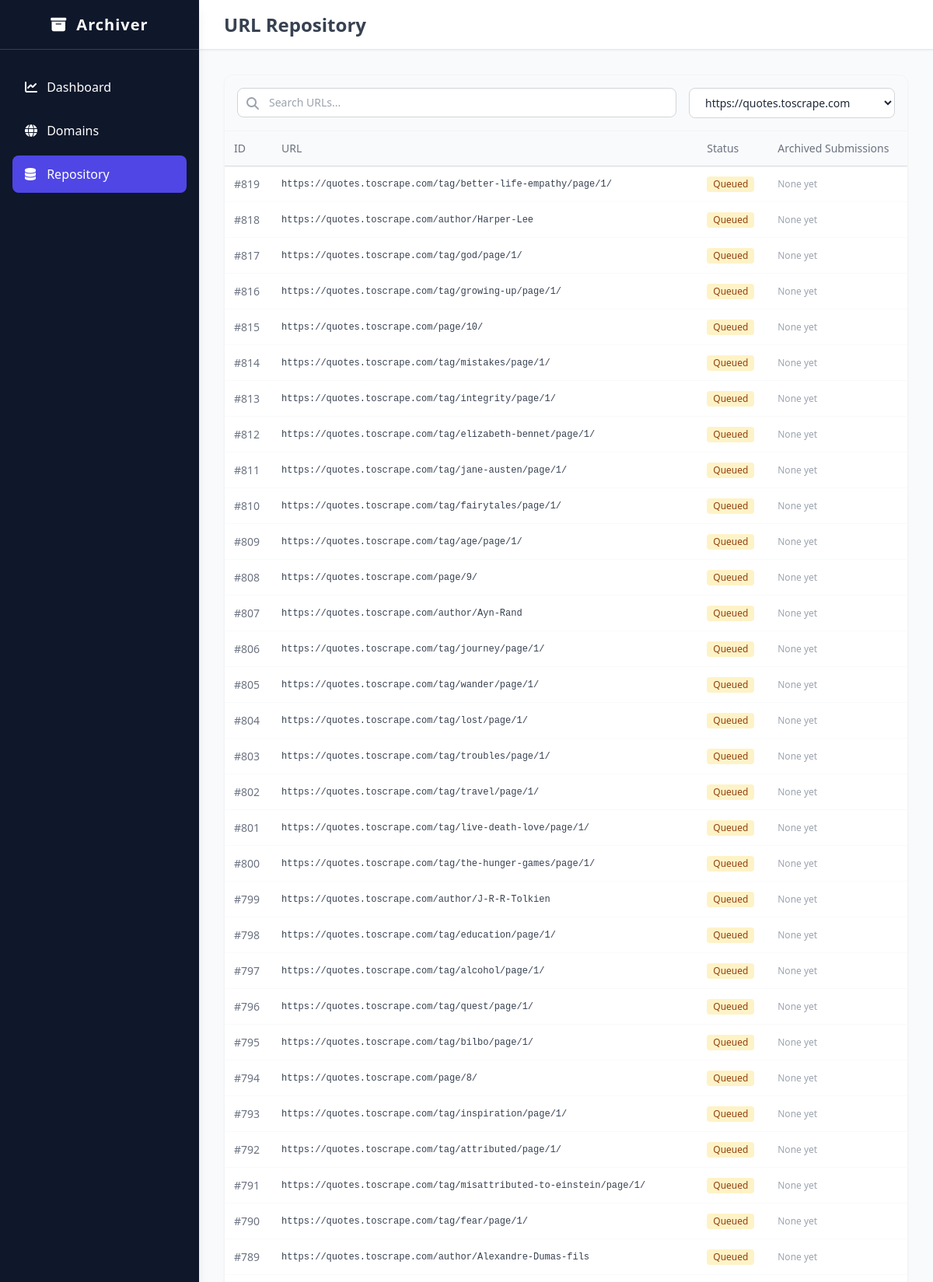
The app's page /repository?domain_id=3 (upper part) with its own data.
### app/models.py (models this page shows)
class URLItem(Base):
    __tablename__ = "urls"
    id = Column(Integer, primary_key=True, index=True)
    domain_id = Column(Integer, ForeignKey("domains.id"))
    original_url = Column(String)
    normalized_url = Column(String, unique=True, index=True)
    discovery_source = Column(String) # e.g. "HTML link", "Sitemap"
    discovery_timestamp = Column(DateTime, default=datetime.datetime.utcnow)
    status = Column(String, default="Queued") # Queued, Processing, Submitted, Failed, Skipped
    domain = relationship("Domain", back_populates="urls")
    submissions = relationship("ArchiveSubmission", back_populates="url_item")

### app/main.py (the view)
@app.get("/repository", response_class=HTMLResponse)
async def repository_page(request: Request, q: str = "", domain_id: int = 0, db: Session = Depends(database.get_db)):
    query = db.query(models.URLItem)
    if q:
        query = query.filter(models.URLItem.normalized_url.contains(q))
    if domain_id:
        query = query.filter(models.URLItem.domain_id == domain_id)
    urls = query.order_by(models.URLItem.id.desc()).limit(100).all()
    domains = db.query(models.Domain).all()
    if "hx-request" in request.headers:
        return templates.TemplateResponse("partials/repository_rows.html", {"request": request, "urls": urls})
    return templates.TemplateResponse("repository.html", {"request": request, "urls": urls, "domains": domains, "q": q, "domain_id": domain_id})

### app/templates/repository.html (shortened to what this page needs)
{% extends "base.html" %}
{% block header_title %}URL Repository{% endblock %}
{% block content %}
<div class="bg-white rounded-xl shadow-sm border border-gray-100 overflow-hidden flex flex-col h-[calc(100vh-10rem)]">
    <div class="p-4 border-b border-gray-100 bg-gray-50 flex gap-4">
        <div class="flex-1 relative">
            <i class="fa-solid fa-search absolute left-3 top-3 text-gray-400"></i>
            <input type="text" name="q" placeholder="Search URLs..." value="{{ q }}"
                hx-get="/repository" hx-target="#repo-tbody" hx-trigger="keyup changed delay:500ms"
                hx-include="[name='domain_id']"
                class="w-full pl-10 pr-4 py-2 border border-gray-300 rounded-lg focus:outline-none focus:ring-2 focus:ring-indigo-500 text-sm">
        </div>
        <select name="domain_id"
            hx-get="/repository" hx-target="#repo-tbody"
            hx-include="[name='q']"
            class="px-4 py-2 border border-gray-300 rounded-lg focus:outline-none focus:ring-2 focus:ring-indigo-500 text-sm bg-white">
            {% for d in domains %}
                <option value="{{ d.id }}" {% if d.id == domain_id|int %}selected{% endif %}>{{ d.url }}</option>
            {% endfor %}
        </select>
    </div>
    <div class="overflow-auto flex-1">
        <table class="w-full text-left border-collapse text-sm">
            <thead class="sticky top-0 bg-gray-50 border-b border-gray-200 shadow-sm z-10">
                <tr class="text-gray-500">
                    <th class="p-3 font-medium whitespace-nowrap">ID</th>
                    <th class="p-3 font-medium">URL</th>
                    <th class="p-3 font-medium">Status</th>
                    <th class="p-3 font-medium">Archived Submissions</th>
                </tr>
            </thead>
            <tbody id="repo-tbody">
                {% include "partials/repository_rows.html" %}
            </tbody>
        </table>
    </div>
</div>
{% endblock %}

### app/templates/partials/repository_rows.html
{% for url in urls %}
<tr class="border-b border-gray-50 hover:bg-gray-50 transition">
    <td class="p-3 text-gray-500 whitespace-nowrap">#{{ url.id }}</td>
    <td class="p-3 font-mono text-xs text-gray-700 break-all max-w-lg">
        <a href="{{ url.normalized_url }}" target="_blank" class="hover:text-indigo-600 hover:underline">
            {{ url.normalized_url }}
        </a>
    </td>
    <td class="p-3 whitespace-nowrap">
        {% if url.status == 'Queued' %}
            <span class="inline-flex items-center px-2 py-0.5 rounded text-xs font-medium bg-amber-100 text-amber-800">Queued</span>
        {% elif url.status == 'Processing' %}
            <span class="inline-flex items-center px-2 py-0.5 rounded text-xs font-medium bg-blue-100 text-blue-800">Processing</span>
        {% elif url.status == 'Submitted' %}
            <span class="inline-flex items-center px-2 py-0.5 rounded text-xs font-medium bg-emerald-100 text-emerald-800">Submitted</span>
        {% elif url.status == 'Failed' %}
            <span class="inline-flex items-center px-2 py-0.5 rounded text-xs font-medium bg-red-100 text-red-800">Failed</span>
        {% else %}
            <span class="inline-flex items-center px-2 py-0.5 rounded text-xs font-medium bg-gray-100 text-gray-800">{{ url.status }}</span>
        {% endif %}
    </td>
    <td class="p-3 text-xs">
        {% if url.submissions %}
            <div class="space-y-1">
            {% for sub in url.submissions %}
                {% if sub.status == 'Success' %}
                    <a href="{{ sub.archive_url }}" target="_blank" class="text-emerald-600 hover:underline flex items-center gap-1">
                        <i class="fa-solid fa-arrow-up-right-from-square text-[10px]"></i> {{ sub.service }}
                    </a>
                {% else %}
                    <span class="text-red-500" title="{{ sub.error_message }}">{{ sub.service }} (Failed)</span>
                {% endif %}
            {% endfor %}
            </div>
        {% else %}
            <span class="text-gray-400">None yet</span>
        {% endif %}
    </td>
</tr>
{% else %}
<tr>
    <td colspan="4" class="p-8 text-center text-gray-500">
        No URLs found matching your criteria.
    </td>
</tr>
{% endfor %}

### records on screen
URLItem: id "819", normalized_url "https://quotes.toscrape.com/tag/better-life-empathy/page/1/", status "Queued", shows "None yet"
URLItem: id "818", normalized_url "https://quotes.toscrape.com/author/Harper-Lee", status "Queued", shows "None yet"
URLItem: id "817", normalized_url "https://quotes.toscrape.com/tag/god/page/1/", status "Queued", shows "None yet"
URLItem: id "816", normalized_url "https://quotes.toscrape.com/tag/growing-up/page/1/", status "Queued", shows "None yet"
URLItem: id "815", normalized_url "https://quotes.toscrape.com/page/10/", status "Queued", shows "None yet"
URLItem: id "814", normalized_url "https://quotes.toscrape.com/tag/mistakes/page/1/", status "Queued", shows "None yet"
URLItem: id "813", normalized_url "https://quotes.toscrape.com/tag/integrity/page/1/", status "Queued", shows "None yet"
URLItem: id "812", normalized_url "https://quotes.toscrape.com/tag/elizabeth-bennet/page/1/", status "Queued", shows "None yet"
URLItem: id "811", normalized_url "https://quotes.toscrape.com/tag/jane-austen/page/1/", status "Queued", shows "None yet"
URLItem: id "810", normalized_url "https://quotes.toscrape.com/tag/fairytales/page/1/", status "Queued", shows "None yet"
URLItem: id "809", normalized_url "https://quotes.toscrape.com/tag/age/page/1/", status "Queued", shows "None yet"
URLItem: id "808", normalized_url "https://quotes.toscrape.com/page/9/", status "Queued", shows "None yet"
URLItem: id "807", normalized_url "https://quotes.toscrape.com/author/Ayn-Rand", status "Queued", shows "None yet"
URLItem: id "806", normalized_url "https://quotes.toscrape.com/tag/journey/page/1/", status "Queued", shows "None yet"
URLItem: id "805", normalized_url "https://quotes.toscrape.com/tag/wander/page/1/", status "Queued", shows "None yet"
URLItem: id "804", normalized_url "https://quotes.toscrape.com/tag/lost/page/1/", status "Queued", shows "None yet"
URLItem: id "803", normalized_url "https://quotes.toscrape.com/tag/troubles/page/1/", status "Queued", shows "None yet"
URLItem: id "802", normalized_url "https://quotes.toscrape.com/tag/travel/page/1/", status "Queued", shows "None yet"
URLItem: id "801", normalized_url "https://quotes.toscrape.com/tag/live-death-love/page/1/", status "Queued", shows "None yet"
URLItem: id "800", normalized_url "https://quotes.toscrape.com/tag/the-hunger-games/page/1/", status "Queued", shows "None yet"
URLItem: id "799", normalized_url "https://quotes.toscrape.com/author/J-R-R-Tolkien", status "Queued", shows "None yet"
URLItem: id "798", normalized_url "https://quotes.toscrape.com/tag/education/page/1/", status "Queued", shows "None yet"
URLItem: id "797", normalized_url "https://quotes.toscrape.com/tag/alcohol/page/1/", status "Queued", shows "None yet"
URLItem: id "796", normalized_url "https://quotes.toscrape.com/tag/quest/page/1/", status "Queued", shows "None yet"
URLItem: id "795", normalized_url "https://quotes.toscrape.com/tag/bilbo/page/1/", status "Queued", shows "None yet"
URLItem: id "794", normalized_url "https://quotes.toscrape.com/page/8/", status "Queued", shows "None yet"
URLItem: id "793", normalized_url "https://quotes.toscrape.com/tag/inspiration/page/1/", status "Queued", shows "None yet"
URLItem: id "792", normalized_url "https://quotes.toscrape.com/tag/attributed/page/1/", status "Queued", shows "None yet"
URLItem: id "791", normalized_url "https://quotes.toscrape.com/tag/misattributed-to-einstein/page/1/", status "Queued", shows "None yet"
URLItem: id "790", normalized_url "https://quotes.toscrape.com/tag/fear/page/1/", status "Queued", shows "None yet"
URLItem: id "789", normalized_url "https://quotes.toscrape.com/author/Alexandre-Dumas-fils", status "Queued", shows "None yet"

### other values on screen
form field domain_id "https://quotes.toscrape.com"
